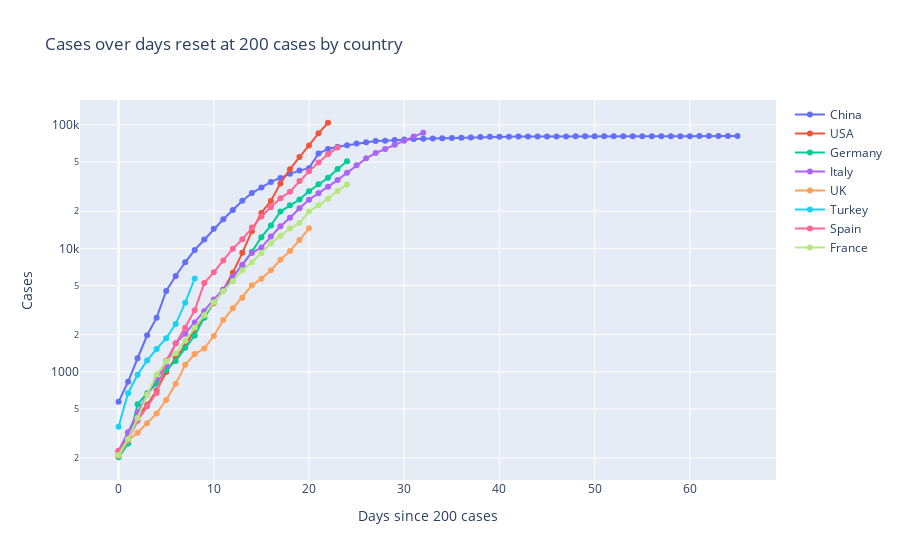
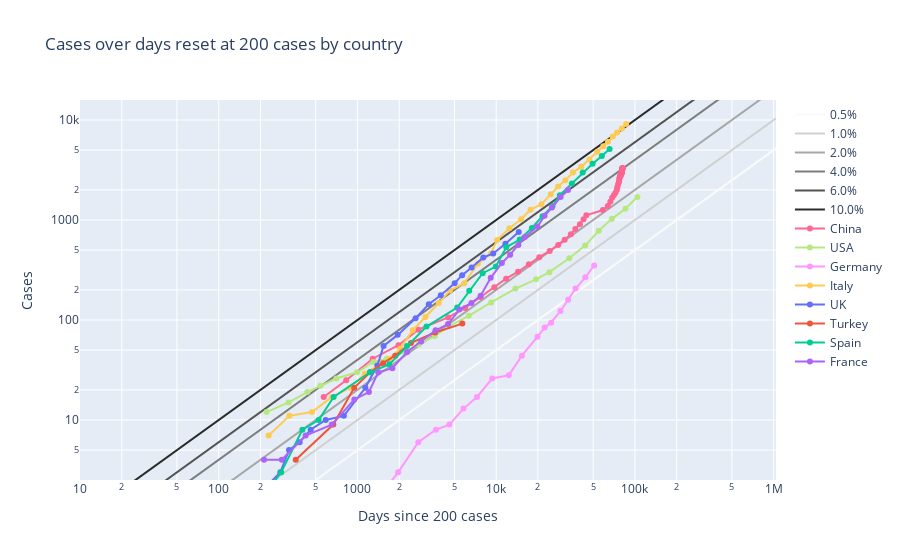

Write notebook code for charts like these, in order.
### Code cell
df = df200

fig = go.Figure()

for c in countries:
    fig.add_trace(go.Scatter(x=df[df['Country']==c]['Day200'],
                             y=df[df['Country']==c]['Cases'],
                             mode='lines+markers',text=c,name=c))

fig.update_layout(title="Cases over days reset at 200 cases by country",
                  xaxis_title="Days since 200 cases",
                  yaxis_title="Cases", 
                  yaxis_type="log",)

fig.show()

fig = go.Figure()

for l,gs in lgs:
    fig.add_trace(go.Scatter(x=x, y=x*l, mode='lines',
        name=str(round(l*100,1))+'%',text=str(round(l*100,0))+'%',
        marker_color='rgb({},{},{})'.format(gs,gs,gs)
                            )
                 )

for c in countries:
    fig.add_trace(go.Scatter(x=df[df['Country']==c]['Cases'],
                             y=df[df['Country']==c]['Deaths'],
                             mode='lines+markers',text=c,name=c))

fig.update_layout(title="Cases over days reset at 200 cases by country",
                  xaxis_title="Days since 200 cases",
                  yaxis_title="Cases", 
                  xaxis_type="log",
                  yaxis_type="log",)
fig.update_yaxes(range=[0.4, 4.2])  

fig.show()
